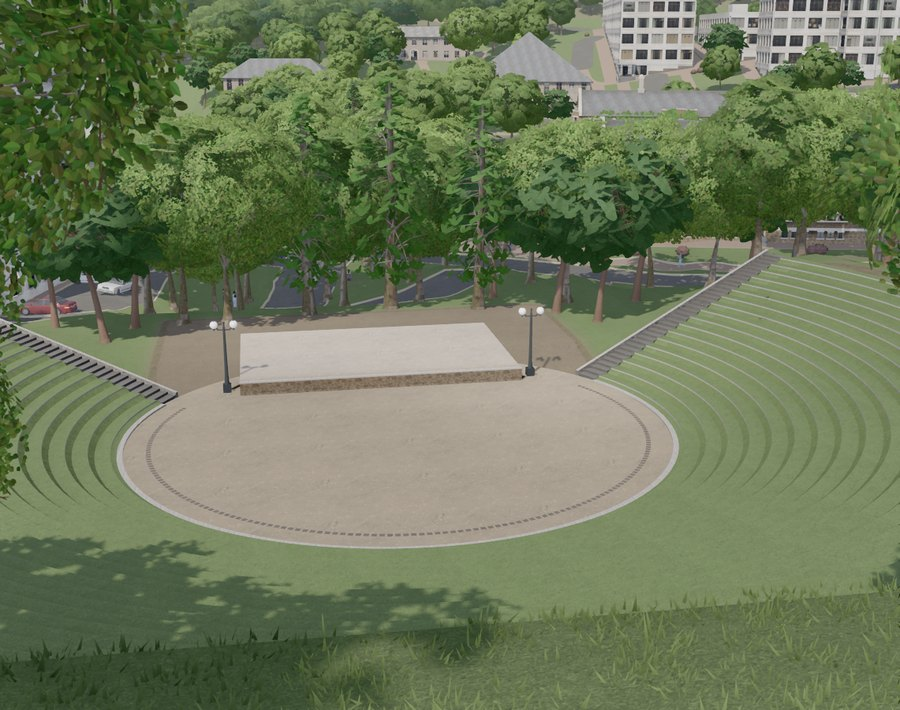
#> input picture docs/compare/amphitheater_game.jpg, 900 x 710 px
$ python -i snapshots_compose.py   (imports and definitions only)   (Python 2 division)
#> lines starting #> are read from the running program, lines starting #| are printed output that depends on the picture
"""tools/snapshots.mjs 가 찍은 PNG 를 tools/snapshots.json 의 out 대로 줄이고 붙여 JPEG 로 쓴다.

    python tools/snapshots_compose.py <raw 폴더> [이름,이름] [snapshots.json 경로]
    python tools/snapshots_compose.py --sheet <검토용.jpg> [이름 일부,…]   # README 사진 | 게임 짝을 한 장에

out 항목: {"path": 저장소 루트 기준 경로, "width": 줄일 폭(없으면 그대로), "quality": JPEG 품질(기본 86)}.
grid 항목: {"name", "grid": [shot 이름 …], "cell": [폭, 높이], "gap": 6, "out": [...]} 은 칸마다 가운데를 잘라 맞춘 뒤
위에서 아래로 쌓는다(README 「사진과 비교」에서 사진 두 장을 위아래로 둔 칸).
"""
import json
import os
import sys

from PIL import Image

HERE = os.path.dirname(os.path.abspath(__file__))
ROOT = os.path.dirname(HERE)


def raw_path(raw, name):
    return os.path.join(raw, name.replace('/', '__') + '.png')


# [5 lines left out: function fit, not called in this run]


CJK = '/usr/share/fonts/opentype/noto/NotoSansCJK-{}.ttc'     # index 1 = KR (fonts-noto-cjk)


# [21 lines left out: function title, not called in this run]


def save(im, outs):
    for o in outs:
        p = os.path.normpath(os.path.join(ROOT, o['path']))
        if not os.path.isdir(os.path.dirname(p)):
            print('skip (no folder)', o['path'])
            continue
        w = o.get('width')
        out = im if not w or w == im.width else im.resize((w, round(im.height * w / im.width)), Image.LANCZOS)
        if o.get('title'):
            if not os.path.exists(CJK.format('Black')):     # keep the old image rather than write one with no title
                print('skip (no Noto Sans CJK font for the title)', o['path'])
                continue
            out = title(out, o['title'])
        out.save(p, quality=o.get('quality', 86), optimize=True, progressive=True)
        print('wrote', o['path'], out.size)


# [54 lines left out: functions sheet, main, not called in this run]


# [2 lines not run here, left out]

>>> import cv2
>>> picture = cv2.imread('../docs/compare/amphitheater_game.jpg', cv2.IMREAD_GRAYSCALE)
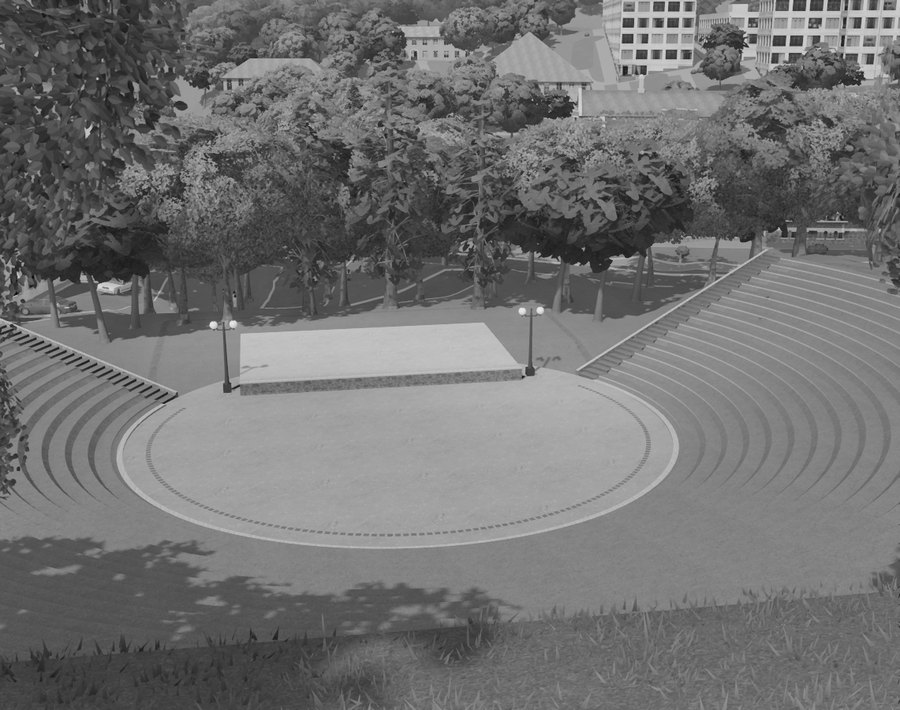
#> picture: shape (710, 900); min 0, max 238, mean 113.3
>>> result = save(picture, 'out.png')
#> (the run stopped early here; a loop or call above may not have finished)

$ run again, on docs/compare/auditorium_game.jpg
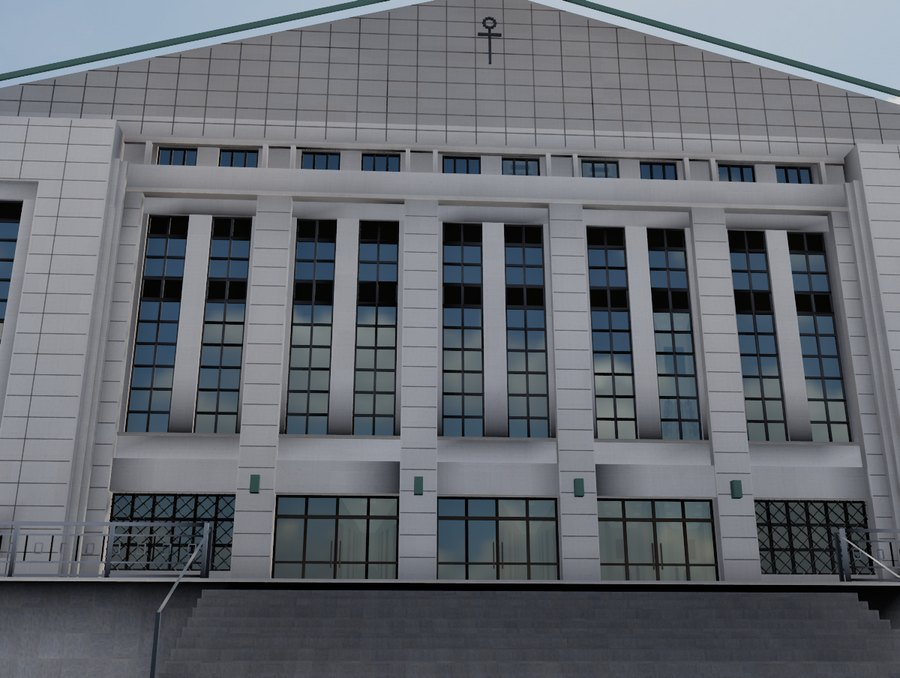
#> input picture docs/compare/auditorium_game.jpg, 900 x 678 px
#> `picture = cv2.imread('../docs/compare/amphitheater_game.jpg', cv2.IMRE..`:
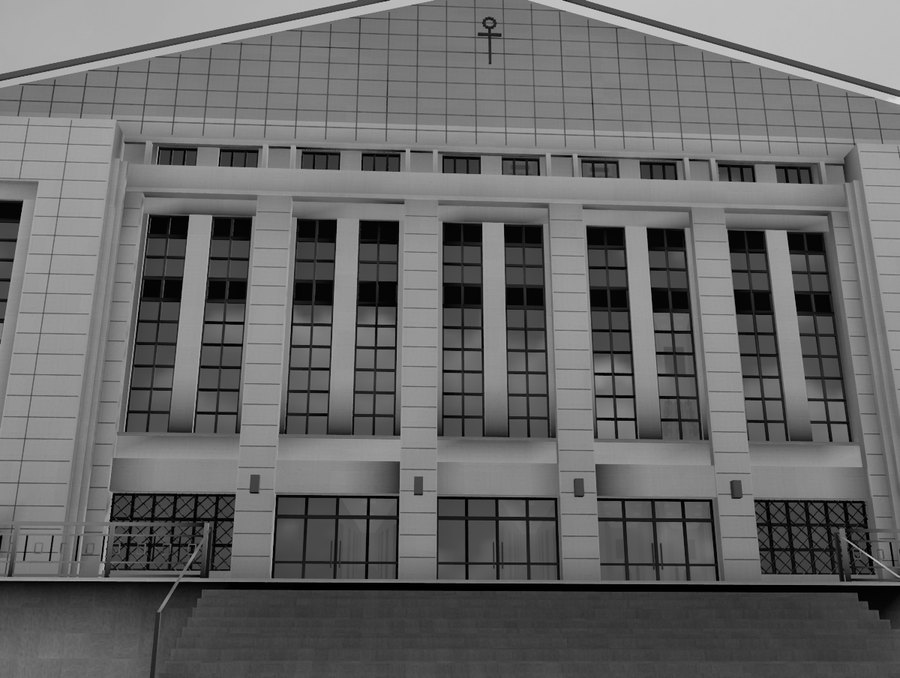
#> picture: shape (678, 900); min 0, max 222, mean 104.5

$ run again, on docs/compare/baekyangro_game.jpg
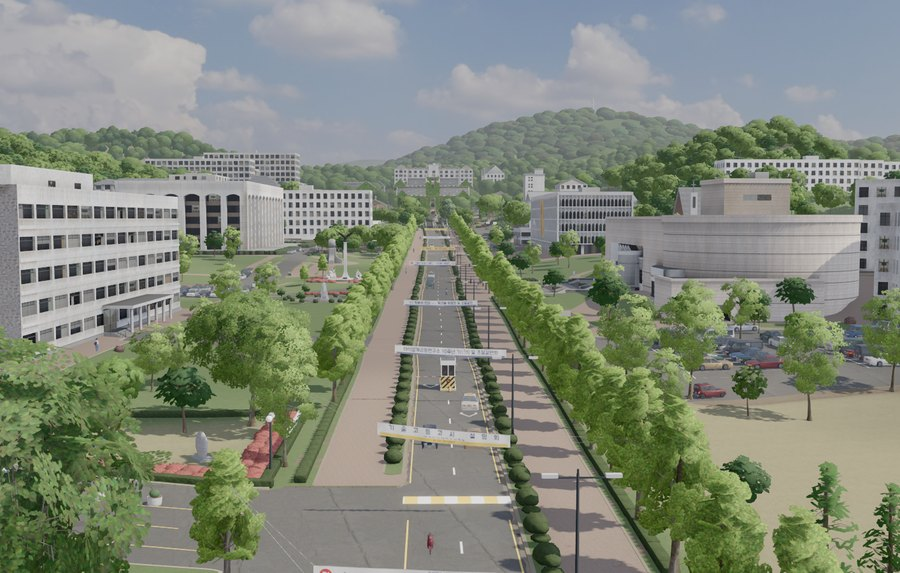
#> input picture docs/compare/baekyangro_game.jpg, 900 x 573 px
#> `picture = cv2.imread('../docs/compare/amphitheater_game.jpg', cv2.IMRE..`:
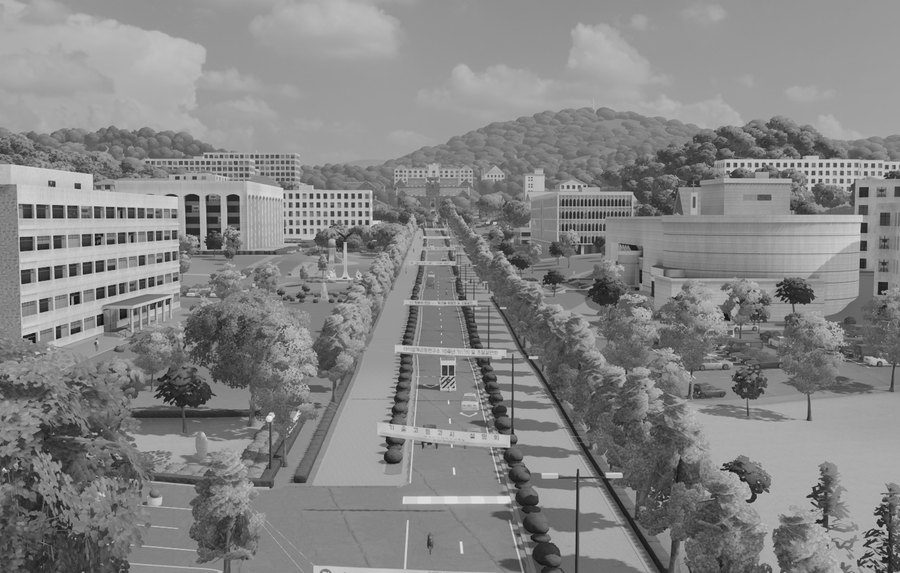
#> picture: shape (573, 900); min 8, max 237, mean 132.5
